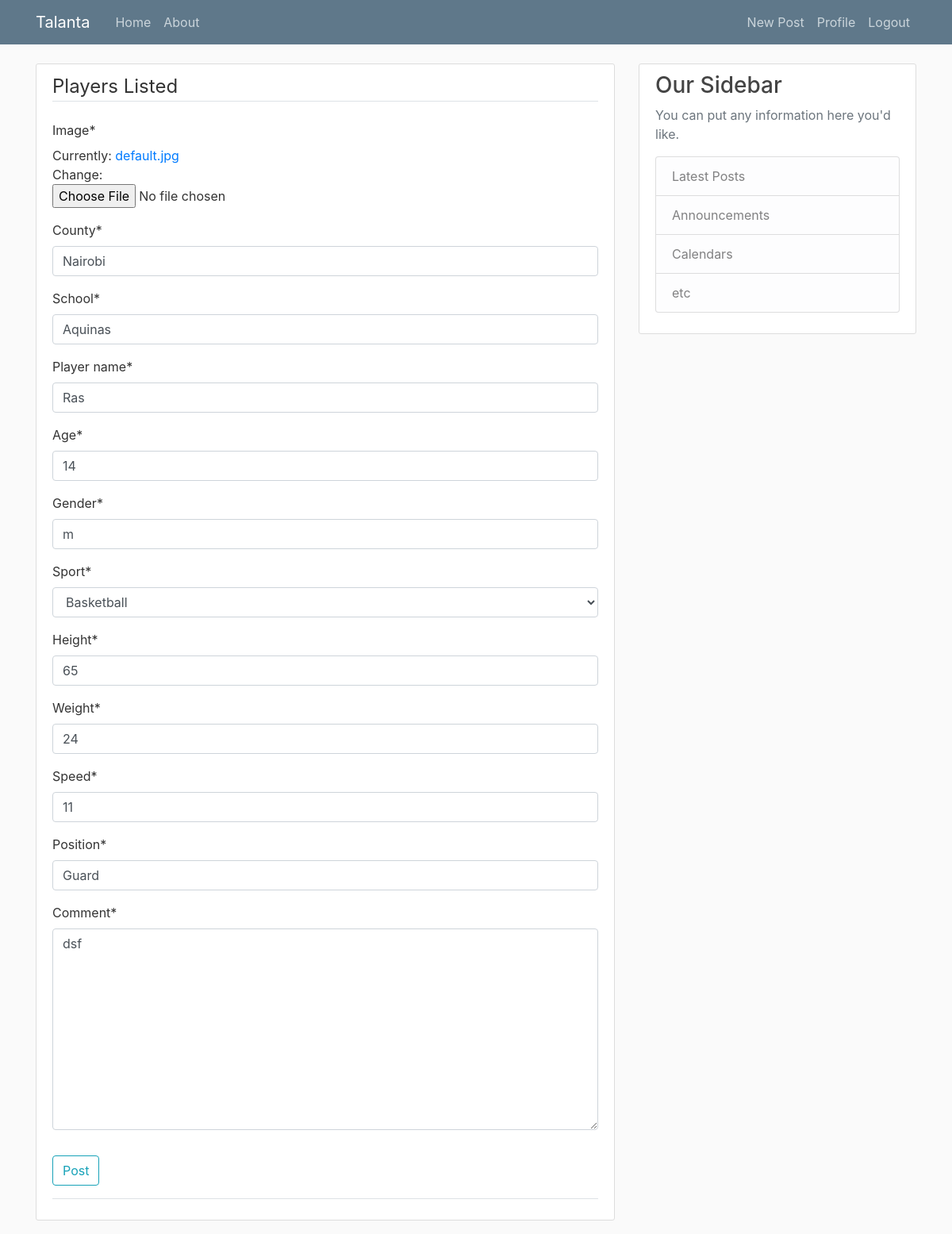
Page /post/12/update/ (signed in) on the committed database.
### karatasi/models.py (models this page shows, shortened)
class Post(models.Model):
    sport_type = (('soccer', 'Soccer'),('basketball', 'Basketball'),('netball', 'Netball'),)
    image = models.ImageField(default = 'default.jpg' , upload_to ='player_pics')
    county = models.CharField(default = '', max_length=100)
    school = models.CharField(default = '', max_length=100)
    player_name = models.CharField(default = '', max_length=100)
    age = models.CharField(default = '', max_length=100)
    gender = models.CharField(default = '', max_length=100)
    sport =  models.CharField(max_length=10, choices=sport_type)
    height = models.CharField(default = '', max_length=100)
    weight = models.CharField(default = '', max_length=100)
    speed = models.CharField(default = '', max_length=100)
    position = models.CharField(max_length=100)
    comment = models.TextField()
    date_posted = models.DateTimeField(default=timezone.now)
    name = models.ForeignKey(User,on_delete=models.CASCADE)

### karatasi/views.py (the view, shortened to what this page needs)
# urls.py: path('post/<int:pk>/update/', PostUpdateView.as_view(), name = 'post-update'),
class PostUpdateView(LoginRequiredMixin, UserPassesTestMixin, UpdateView):
    model = Post
    fields = ['image','county','school','player_name','age','gender','sport','height','weight','speed','position', 'comment']
    def test_func(self):
        post = self.get_object()
        if self.request.user == post.name:
            return True
        return False

### karatasi/templates/karatasi/post_form.html (shortened to what this page needs)
{% extends "karatasi/base.html" %}
{% load crispy_forms_tags %}
{% block content %}
  <div class="content-section">
    <form class="" method="post">
      <fieldset class="form-group">
        <legend class="border-bottom mb-4"> Players Listed</legend>
        {{ form|crispy }}
      </fieldset>
      <div class="form-group">
        <button class="btn btn-outline-info" type="submit" name="button">Post</button>
      </div>
    </form>
    <div class="border-top pt-3">
    </div>
  </div>
{% endblock content%}

### karatasi/static/karatasi/main.css (style rules this page uses)
body { background: #fafafa; color: #333333; margin-top: 5rem; }
.content-section { background: #ffffff; padding: 10px 20px; border: 1px solid #dddddd; border-radius: 3px; margin-bottom: 20px; }

### rows in the picture
Post: county "Nairobi", school "Aquinas", player_name "Ras", age "14", gender "m", sport "Basketball", height "65", weight "24", speed "11", position "Guard", comment "dsf"
